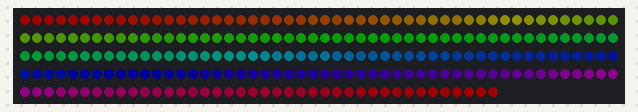
This sketch was run on a simulated Arduino Uno, built with avr-gcc and run on an emulated ATmega328P. On the bench: 240 RGB LEDs in strip order, left to right, continuing on the next row. Dim RGB values are drawn brighter than linear.

Above: at 0.2 s.
At 6.15 s:
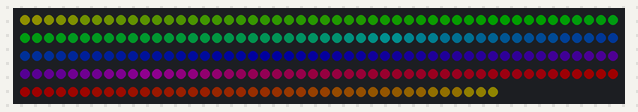
At 10.85 s:
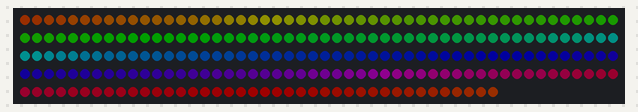
At 19.93 s:
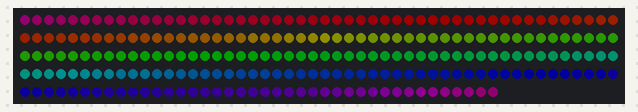
At 29.02 s:
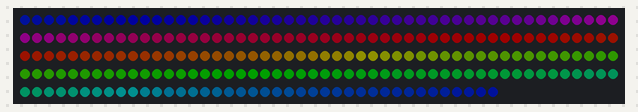
At 39.66 s:
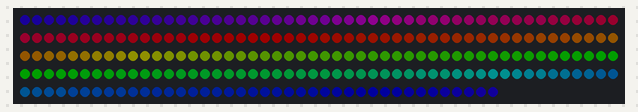

The sketch:

strip_basic.ino
```cpp
#include "Adafruit_NeoPixel.h"

#ifdef __AVR__
  #include <avr/power.h>
#endif

#define PIN 9

#define NUM_LEDS 240

#define BRIGHTNESS 30

#define PERIOD 20

Adafruit_NeoPixel strip = Adafruit_NeoPixel(NUM_LEDS, PIN, NEO_GRBW + NEO_KHZ800);

void setup() {
  strip.setBrightness(BRIGHTNESS);
  strip.begin();
  strip.show(); // Initialize all pixels to 'off'

}

void loop() {
  for(uint16_t j=0; j<strip.numPixels(); j++) {
    strip.setPixelColor(j, Wheel(((j * 256 / strip.numPixels()) + millis() / PERIOD) & 255));
  }
  strip.show();
}

uint32_t Wheel(byte WheelPos) {
  WheelPos = 255 - WheelPos;
  if(WheelPos < 85) {
    return strip.Color(255 - WheelPos * 3, 0, WheelPos * 3,0);
  }
  if(WheelPos < 170) {
    WheelPos -= 85;
    return strip.Color(0, WheelPos * 3, 255 - WheelPos * 3,0);
  }
  WheelPos -= 170;
  return strip.Color(WheelPos * 3, 255 - WheelPos * 3, 0,0);
}
```
